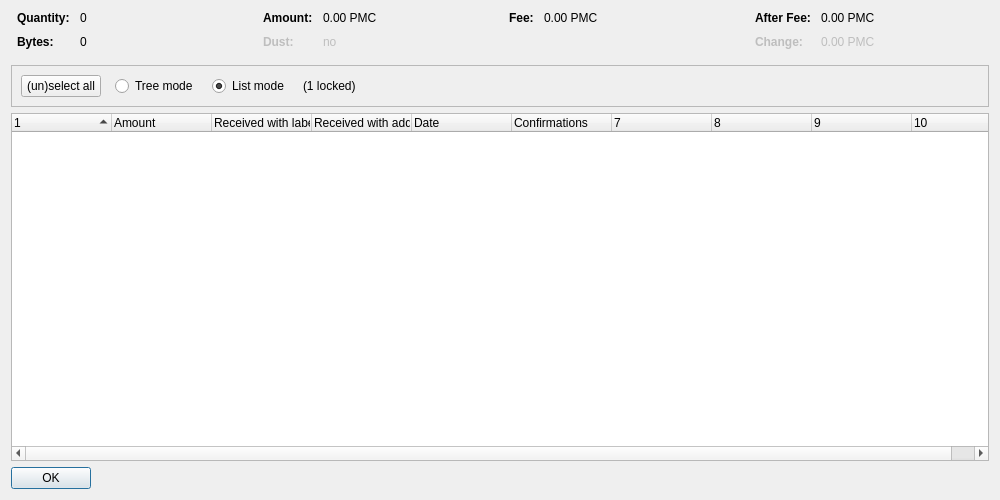
<?xml version="1.0" encoding="UTF-8"?>
<ui version="4.0">
 <class>CoinControlDialog</class>
 <widget class="QDialog" name="CoinControlDialog">
  <property name="geometry">
   <rect>
    <x>0</x>
    <y>0</y>
    <width>1000</width>
    <height>500</height>
   </rect>
  </property>
  <property name="windowTitle">
   <string>Coin Selection</string>
  </property>
  <layout class="QVBoxLayout" name="verticalLayout">
   <item>
    <layout class="QHBoxLayout" name="horizontalLayoutTop" stretch="0,0,0,0">
     <property name="topMargin">
      <number>0</number>
     </property>
     <property name="bottomMargin">
      <number>10</number>
     </property>
     <item>
      <layout class="QFormLayout" name="formLayoutCoinControl1">
       <property name="horizontalSpacing">
        <number>10</number>
       </property>
       <property name="verticalSpacing">
        <number>10</number>
       </property>
       <property name="leftMargin">
        <number>6</number>
       </property>
       <property name="rightMargin">
        <number>6</number>
       </property>
       <item row="0" column="0">
        <widget class="QLabel" name="labelCoinControlQuantityText">
         <property name="font">
          <font>
           <weight>75</weight>
           <bold>true</bold>
          </font>
         </property>
         <property name="text">
          <string>Quantity:</string>
         </property>
        </widget>
       </item>
       <item row="0" column="1">
        <widget class="QLabel" name="labelCoinControlQuantity">
         <property name="cursor">
          <cursorShape>IBeamCursor</cursorShape>
         </property>
         <property name="contextMenuPolicy">
          <enum>Qt::ActionsContextMenu</enum>
         </property>
         <property name="text">
          <string notr="true">0</string>
         </property>
         <property name="textInteractionFlags">
          <set>Qt::LinksAccessibleByMouse|Qt::TextSelectableByKeyboard|Qt::TextSelectableByMouse</set>
         </property>
        </widget>
       </item>
       <item row="1" column="0">
        <widget class="QLabel" name="labelCoinControlBytesText">
         <property name="font">
          <font>
           <weight>75</weight>
           <bold>true</bold>
          </font>
         </property>
         <property name="text">
          <string>Bytes:</string>
         </property>
        </widget>
       </item>
       <item row="1" column="1">
        <widget class="QLabel" name="labelCoinControlBytes">
         <property name="cursor">
          <cursorShape>IBeamCursor</cursorShape>
         </property>
         <property name="contextMenuPolicy">
          <enum>Qt::ActionsContextMenu</enum>
         </property>
         <property name="text">
          <string notr="true">0</string>
         </property>
         <property name="textInteractionFlags">
          <set>Qt::LinksAccessibleByMouse|Qt::TextSelectableByKeyboard|Qt::TextSelectableByMouse</set>
         </property>
        </widget>
       </item>
      </layout>
     </item>
     <item>
      <layout class="QFormLayout" name="formLayoutCoinControl2">
       <property name="horizontalSpacing">
        <number>10</number>
       </property>
       <property name="verticalSpacing">
        <number>10</number>
       </property>
       <property name="leftMargin">
        <number>6</number>
       </property>
       <property name="rightMargin">
        <number>6</number>
       </property>
       <item row="0" column="0">
        <widget class="QLabel" name="labelCoinControlAmountText">
         <property name="font">
          <font>
           <weight>75</weight>
           <bold>true</bold>
          </font>
         </property>
         <property name="text">
          <string>Amount:</string>
         </property>
        </widget>
       </item>
       <item row="0" column="1">
        <widget class="QLabel" name="labelCoinControlAmount">
         <property name="cursor">
          <cursorShape>IBeamCursor</cursorShape>
         </property>
         <property name="contextMenuPolicy">
          <enum>Qt::ActionsContextMenu</enum>
         </property>
         <property name="text">
          <string notr="true">0.00 PMC</string>
         </property>
         <property name="textInteractionFlags">
          <set>Qt::LinksAccessibleByMouse|Qt::TextSelectableByKeyboard|Qt::TextSelectableByMouse</set>
         </property>
        </widget>
       </item>
       <item row="1" column="0">
        <widget class="QLabel" name="labelCoinControlLowOutputText">
         <property name="enabled">
          <bool>false</bool>
         </property>
         <property name="font">
          <font>
           <weight>75</weight>
           <bold>true</bold>
          </font>
         </property>
         <property name="text">
          <string>Dust:</string>
         </property>
        </widget>
       </item>
       <item row="1" column="1">
        <widget class="QLabel" name="labelCoinControlLowOutput">
         <property name="enabled">
          <bool>false</bool>
         </property>
         <property name="cursor">
          <cursorShape>IBeamCursor</cursorShape>
         </property>
         <property name="contextMenuPolicy">
          <enum>Qt::ActionsContextMenu</enum>
         </property>
         <property name="text">
          <string notr="true">no</string>
         </property>
         <property name="textInteractionFlags">
          <set>Qt::LinksAccessibleByMouse|Qt::TextSelectableByKeyboard|Qt::TextSelectableByMouse</set>
         </property>
        </widget>
       </item>
      </layout>
     </item>
     <item>
      <layout class="QFormLayout" name="formLayoutCoinControl3">
       <property name="horizontalSpacing">
        <number>10</number>
       </property>
       <property name="verticalSpacing">
        <number>10</number>
       </property>
       <property name="leftMargin">
        <number>6</number>
       </property>
       <property name="rightMargin">
        <number>6</number>
       </property>
       <item row="0" column="0">
        <widget class="QLabel" name="labelCoinControlFeeText">
         <property name="font">
          <font>
           <weight>75</weight>
           <bold>true</bold>
          </font>
         </property>
         <property name="text">
          <string>Fee:</string>
         </property>
        </widget>
       </item>
       <item row="0" column="1">
        <widget class="QLabel" name="labelCoinControlFee">
         <property name="cursor">
          <cursorShape>IBeamCursor</cursorShape>
         </property>
         <property name="contextMenuPolicy">
          <enum>Qt::ActionsContextMenu</enum>
         </property>
         <property name="text">
          <string notr="true">0.00 PMC</string>
         </property>
         <property name="textInteractionFlags">
          <set>Qt::LinksAccessibleByMouse|Qt::TextSelectableByKeyboard|Qt::TextSelectableByMouse</set>
         </property>
        </widget>
       </item>
      </layout>
     </item>
     <item>
      <layout class="QFormLayout" name="formLayoutCoinControl4">
       <property name="horizontalSpacing">
        <number>10</number>
       </property>
       <property name="verticalSpacing">
        <number>10</number>
       </property>
       <property name="leftMargin">
        <number>6</number>
       </property>
       <property name="rightMargin">
        <number>6</number>
       </property>
       <item row="0" column="0">
        <widget class="QLabel" name="labelCoinControlAfterFeeText">
         <property name="font">
          <font>
           <weight>75</weight>
           <bold>true</bold>
          </font>
         </property>
         <property name="text">
          <string>After Fee:</string>
         </property>
        </widget>
       </item>
       <item row="0" column="1">
        <widget class="QLabel" name="labelCoinControlAfterFee">
         <property name="cursor">
          <cursorShape>IBeamCursor</cursorShape>
         </property>
         <property name="contextMenuPolicy">
          <enum>Qt::ActionsContextMenu</enum>
         </property>
         <property name="text">
          <string notr="true">0.00 PMC</string>
         </property>
         <property name="textInteractionFlags">
          <set>Qt::LinksAccessibleByMouse|Qt::TextSelectableByKeyboard|Qt::TextSelectableByMouse</set>
         </property>
        </widget>
       </item>
       <item row="1" column="0">
        <widget class="QLabel" name="labelCoinControlChangeText">
         <property name="enabled">
          <bool>false</bool>
         </property>
         <property name="font">
          <font>
           <weight>75</weight>
           <bold>true</bold>
          </font>
         </property>
         <property name="text">
          <string>Change:</string>
         </property>
        </widget>
       </item>
       <item row="1" column="1">
        <widget class="QLabel" name="labelCoinControlChange">
         <property name="enabled">
          <bool>false</bool>
         </property>
         <property name="cursor">
          <cursorShape>IBeamCursor</cursorShape>
         </property>
         <property name="contextMenuPolicy">
          <enum>Qt::ActionsContextMenu</enum>
         </property>
         <property name="text">
          <string notr="true">0.00 PMC</string>
         </property>
         <property name="textInteractionFlags">
          <set>Qt::LinksAccessibleByMouse|Qt::TextSelectableByKeyboard|Qt::TextSelectableByMouse</set>
         </property>
        </widget>
       </item>
      </layout>
     </item>
    </layout>
   </item>
   <item>
    <widget class="QFrame" name="frame">
     <property name="minimumSize">
      <size>
       <width>0</width>
       <height>40</height>
      </size>
     </property>
     <property name="frameShape">
      <enum>QFrame::StyledPanel</enum>
     </property>
     <property name="frameShadow">
      <enum>QFrame::Sunken</enum>
     </property>
     <layout class="QHBoxLayout" name="horizontalLayout">
      <item>
       <layout class="QHBoxLayout" name="horizontalLayoutPanel" stretch="0,0,0,0,0">
        <property name="spacing">
         <number>14</number>
        </property>
        <item>
         <widget class="QPushButton" name="pushButtonSelectAll">
          <property name="sizePolicy">
           <sizepolicy hsizetype="Maximum" vsizetype="Fixed">
            <horstretch>0</horstretch>
            <verstretch>0</verstretch>
           </sizepolicy>
          </property>
          <property name="text">
           <string>(un)select all</string>
          </property>
          <property name="autoDefault">
           <bool>false</bool>
          </property>
         </widget>
        </item>
        <item>
         <widget class="QRadioButton" name="radioTreeMode">
          <property name="sizePolicy">
           <sizepolicy hsizetype="Maximum" vsizetype="Fixed">
            <horstretch>0</horstretch>
            <verstretch>0</verstretch>
           </sizepolicy>
          </property>
          <property name="text">
           <string>Tree mode</string>
          </property>
         </widget>
        </item>
        <item>
         <widget class="QRadioButton" name="radioListMode">
          <property name="sizePolicy">
           <sizepolicy hsizetype="Maximum" vsizetype="Fixed">
            <horstretch>0</horstretch>
            <verstretch>0</verstretch>
           </sizepolicy>
          </property>
          <property name="text">
           <string>List mode</string>
          </property>
          <property name="checked">
           <bool>true</bool>
          </property>
         </widget>
        </item>
        <item>
         <widget class="QLabel" name="labelLocked">
          <property name="text">
           <string notr="true">(1 locked)</string>
          </property>
         </widget>
        </item>
        <item>
         <spacer name="horizontalSpacer">
          <property name="orientation">
           <enum>Qt::Horizontal</enum>
          </property>
          <property name="sizeHint" stdset="0">
           <size>
            <width>40</width>
            <height>20</height>
           </size>
          </property>
         </spacer>
        </item>
       </layout>
      </item>
     </layout>
    </widget>
   </item>
   <item>
    <widget class="CoinControlTreeWidget" name="treeWidget">
     <property name="contextMenuPolicy">
      <enum>Qt::CustomContextMenu</enum>
     </property>
     <property name="sortingEnabled">
      <bool>false</bool>
     </property>
     <property name="columnCount">
      <number>10</number>
     </property>
     <attribute name="headerShowSortIndicator" stdset="0">
      <bool>true</bool>
     </attribute>
     <attribute name="headerStretchLastSection">
      <bool>false</bool>
     </attribute>
     <column>
      <property name="text">
       <string/>
      </property>
     </column>
     <column>
      <property name="text">
       <string>Amount</string>
      </property>
     </column>
     <column>
      <property name="text">
       <string>Received with label</string>
      </property>
     </column>
     <column>
      <property name="text">
       <string>Received with address</string>
      </property>
     </column>
     <column>
      <property name="text">
       <string>Date</string>
      </property>
     </column>
     <column>
      <property name="text">
       <string>Confirmations</string>
      </property>
      <property name="toolTip">
       <string>Confirmed</string>
      </property>
     </column>
     <column>
      <property name="text">
       <string/>
      </property>
     </column>
     <column>
      <property name="text">
       <string/>
      </property>
     </column>
     <column>
      <property name="text">
       <string/>
      </property>
     </column>
     <column>
      <property name="text">
       <string/>
      </property>
     </column>
    </widget>
   </item>
   <item>
    <widget class="QDialogButtonBox" name="buttonBox">
     <property name="sizePolicy">
      <sizepolicy hsizetype="Maximum" vsizetype="Fixed">
       <horstretch>0</horstretch>
       <verstretch>0</verstretch>
      </sizepolicy>
     </property>
     <property name="orientation">
      <enum>Qt::Horizontal</enum>
     </property>
     <property name="standardButtons">
      <set>QDialogButtonBox::Ok</set>
     </property>
    </widget>
   </item>
  </layout>
 </widget>
 <customwidgets>
  <customwidget>
   <class>CoinControlTreeWidget</class>
   <extends>QTreeWidget</extends>
   <header>coincontroltreewidget.h</header>
  </customwidget>
 </customwidgets>
 <resources/>
 <connections/>
</ui>
